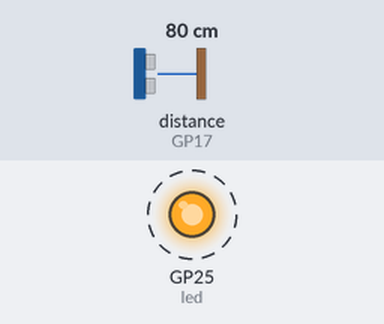
Simulated run of this program. Board: Raspberry Pi Pico running MicroPython. Parts: output pins drawn as LEDs (lit = HIGH). Dashed ring = blinking. Inputs (shaded band) come from the test bench; at power-on: distance to the obstacle (sensor on GP17) 80 cm. The echo pulse lasts 58.3 µs per cm; pins used as bus, display or sensor lines are not drawn; what the program prints to the serial console is not drawn.

Above: at 0.5 s.
Timing chart, 0 to 4.6 s (numbered marks = the images above):
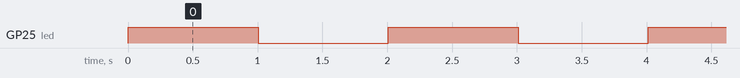

Measured:
- by itself, GP25 (led): alternates HIGH for 1.0 s and LOW for 1.0 s

The program:

distance.py
```python
from machine import Pin
from utime import sleep_us,ticks_us, sleep

echo=Pin(17,Pin.IN)
trig=Pin(16,Pin.OUT)

led = Pin(25, Pin.OUT)
led.low()

trig.value(0)
sleep_us(2)

while True:
    led.high()
    try:
        trig.high()
        sleep_us(10)
        trig.low()
        while echo.value()==False:
            st=ticks_us()
        while echo.value()==True:
            sto=ticks_us()
        tt=sto-st
        dis=(0.031594*tt)/2
        print(dis)
    except KeyboardInterrupt:
        break
    sleep(1)
    led.low()
    sleep(1)
    
```
